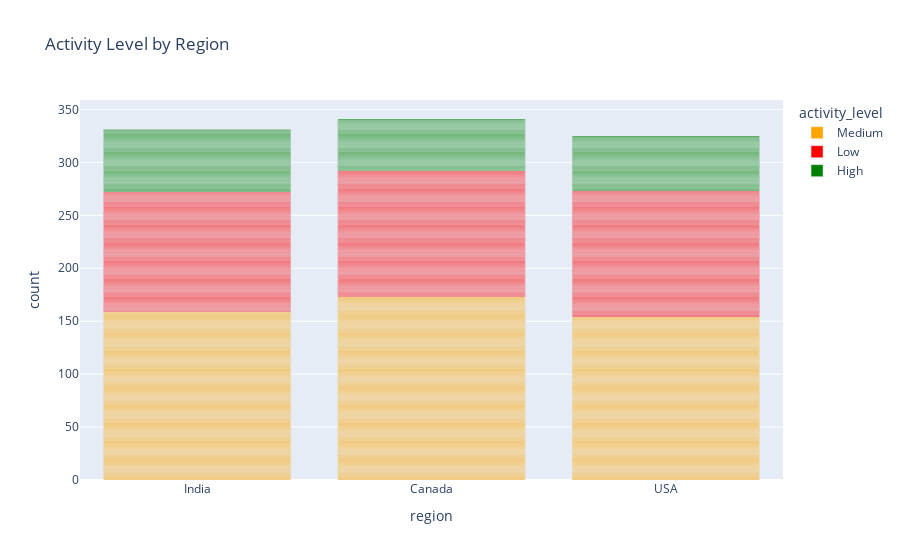

This figure's notebook cell:
### Code cell
# Activity Level vs Region

# Create a bar plot using Plotly
fig = px.bar(df, x="region", color="activity_level", title="Activity Level by Region", 
             color_discrete_map={"High": "green", "Medium": "orange", "Low": "red"})

# Show the interactive plot
fig.show()

### Figure 1 — Plotly figure (JSON) as saved in the notebook; plotly's stock layout.template omitted (floating-point values rounded to 4 significant figures; data arrays with more than 128 entries replaced by an {"elided": "..."} marker saying what was removed)
{"data": [{"alignmentgroup": "True", "hovertemplate": "activity_level=Medium<br>region=%{x}<br>count=%{y}<extra></extra>", "legendgroup": "Medium", "marker": {"color": "orange", "pattern": {"shape": ""}}, "name": "Medium", "offsetgroup": "Medium", "orientation": "v", "showlegend": true, "textposition": "auto", "type": "bar", "x": {"elided": "486 str values"}, "xaxis": "x", "y": {"elided": "486 int values"}, "yaxis": "y"}, {"alignmentgroup": "True", "hovertemplate": "activity_level=Low<br>region=%{x}<br>count=%{y}<extra></extra>", "legendgroup": "Low", "marker": {"color": "red", "pattern": {"shape": ""}}, "name": "Low", "offsetgroup": "Low", "orientation": "v", "showlegend": true, "textposition": "auto", "type": "bar", "x": {"elided": "351 str values"}, "xaxis": "x", "y": {"elided": "351 int values"}, "yaxis": "y"}, {"alignmentgroup": "True", "hovertemplate": "activity_level=High<br>region=%{x}<br>count=%{y}<extra></extra>", "legendgroup": "High", "marker": {"color": "green", "pattern": {"shape": ""}}, "name": "High", "offsetgroup": "High", "orientation": "v", "showlegend": true, "textposition": "auto", "type": "bar", "x": {"elided": "160 str values"}, "xaxis": "x", "y": {"elided": "160 int values"}, "yaxis": "y"}], "layout": {"barmode": "relative", "legend": {"title": {"text": "activity_level"}, "tracegroupgap": 0}, "title": {"text": "Activity Level by Region"}, "xaxis": {"anchor": "y", "domain": [0, 1], "title": {"text": "region"}}, "yaxis": {"anchor": "x", "domain": [0, 1], "title": {"text": "count"}}}}
